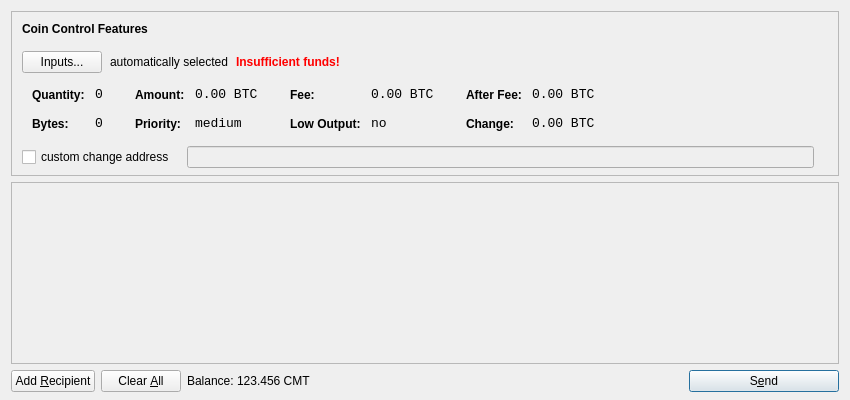
<?xml version="1.0" encoding="UTF-8"?>
<ui version="4.0">
 <class>SendCoinsDialog</class>
 <widget class="QDialog" name="SendCoinsDialog">
  <property name="geometry">
   <rect>
    <x>0</x>
    <y>0</y>
    <width>850</width>
    <height>400</height>
   </rect>
  </property>
  <property name="windowTitle">
   <string>Send Coins</string>
  </property>
  <layout class="QVBoxLayout" name="verticalLayout" stretch="0,1,0">
   <property name="bottomMargin">
    <number>8</number>
   </property>
   <item>
    <widget class="QFrame" name="frameCoinControl">
     <property name="sizePolicy">
      <sizepolicy hsizetype="Expanding" vsizetype="Expanding">
       <horstretch>0</horstretch>
       <verstretch>0</verstretch>
      </sizepolicy>
     </property>
     <property name="maximumSize">
      <size>
       <width>16777215</width>
       <height>16777215</height>
      </size>
     </property>
     <property name="frameShape">
      <enum>QFrame::StyledPanel</enum>
     </property>
     <property name="frameShadow">
      <enum>QFrame::Sunken</enum>
     </property>
     <layout class="QVBoxLayout" name="verticalLayoutCoinControl2">
      <property name="spacing">
       <number>-1</number>
      </property>
      <property name="leftMargin">
       <number>0</number>
      </property>
      <property name="topMargin">
       <number>0</number>
      </property>
      <property name="rightMargin">
       <number>0</number>
      </property>
      <property name="bottomMargin">
       <number>6</number>
      </property>
      <item>
       <layout class="QVBoxLayout" name="verticalLayoutCoinControl" stretch="0,0,0,0,1">
        <property name="spacing">
         <number>0</number>
        </property>
        <property name="leftMargin">
         <number>10</number>
        </property>
        <property name="topMargin">
         <number>10</number>
        </property>
        <item>
         <layout class="QHBoxLayout" name="horizontalLayoutCoinControl1">
          <property name="bottomMargin">
           <number>15</number>
          </property>
          <item>
           <widget class="QLabel" name="labelCoinControlFeatures">
            <property name="sizePolicy">
             <sizepolicy hsizetype="Preferred" vsizetype="Maximum">
              <horstretch>0</horstretch>
              <verstretch>0</verstretch>
             </sizepolicy>
            </property>
            <property name="font">
             <font>
              <weight>75</weight>
              <bold>true</bold>
             </font>
            </property>
            <property name="styleSheet">
             <string notr="true">font-weight:bold;</string>
            </property>
            <property name="text">
             <string>Coin Control Features</string>
            </property>
           </widget>
          </item>
         </layout>
        </item>
        <item>
         <layout class="QHBoxLayout" name="horizontalLayoutCoinControl2" stretch="0,0,0,0">
          <property name="spacing">
           <number>8</number>
          </property>
          <property name="bottomMargin">
           <number>10</number>
          </property>
          <item>
           <widget class="QPushButton" name="pushButtonCoinControl">
            <property name="styleSheet">
             <string notr="true"/>
            </property>
            <property name="text">
             <string>Inputs...</string>
            </property>
           </widget>
          </item>
          <item>
           <widget class="QLabel" name="labelCoinControlAutomaticallySelected">
            <property name="text">
             <string>automatically selected</string>
            </property>
            <property name="margin">
             <number>5</number>
            </property>
           </widget>
          </item>
          <item>
           <widget class="QLabel" name="labelCoinControlInsuffFunds">
            <property name="font">
             <font>
              <weight>75</weight>
              <bold>true</bold>
             </font>
            </property>
            <property name="styleSheet">
             <string notr="true">color:red;font-weight:bold;</string>
            </property>
            <property name="text">
             <string>Insufficient funds!</string>
            </property>
            <property name="margin">
             <number>5</number>
            </property>
           </widget>
          </item>
          <item>
           <spacer name="horizontalSpacerCoinControl">
            <property name="orientation">
             <enum>Qt::Horizontal</enum>
            </property>
            <property name="sizeHint" stdset="0">
             <size>
              <width>40</width>
              <height>1</height>
             </size>
            </property>
           </spacer>
          </item>
         </layout>
        </item>
        <item>
         <widget class="QWidget" name="widgetCoinControl" native="true">
          <property name="sizePolicy">
           <sizepolicy hsizetype="Preferred" vsizetype="Preferred">
            <horstretch>0</horstretch>
            <verstretch>0</verstretch>
           </sizepolicy>
          </property>
          <property name="minimumSize">
           <size>
            <width>0</width>
            <height>0</height>
           </size>
          </property>
          <property name="styleSheet">
           <string notr="true"/>
          </property>
          <layout class="QHBoxLayout" name="horizontalLayoutCoinControl5">
           <property name="margin">
            <number>0</number>
           </property>
           <item>
            <layout class="QHBoxLayout" name="horizontalLayoutCoinControl3" stretch="0,0,0,1">
             <property name="spacing">
              <number>20</number>
             </property>
             <property name="topMargin">
              <number>0</number>
             </property>
             <property name="bottomMargin">
              <number>10</number>
             </property>
             <item>
              <layout class="QFormLayout" name="formLayoutCoinControl1">
               <property name="horizontalSpacing">
                <number>10</number>
               </property>
               <property name="verticalSpacing">
                <number>14</number>
               </property>
               <property name="leftMargin">
                <number>10</number>
               </property>
               <property name="topMargin">
                <number>4</number>
               </property>
               <property name="rightMargin">
                <number>6</number>
               </property>
               <item row="0" column="0">
                <widget class="QLabel" name="labelCoinControlQuantityText">
                 <property name="styleSheet">
                  <string notr="true">font-weight:bold;</string>
                 </property>
                 <property name="text">
                  <string>Quantity:</string>
                 </property>
                 <property name="margin">
                  <number>0</number>
                 </property>
                </widget>
               </item>
               <item row="0" column="1">
                <widget class="QLabel" name="labelCoinControlQuantity">
                 <property name="font">
                  <font>
                   <family>Monospace</family>
                   <pointsize>10</pointsize>
                  </font>
                 </property>
                 <property name="cursor">
                  <cursorShape>IBeamCursor</cursorShape>
                 </property>
                 <property name="contextMenuPolicy">
                  <enum>Qt::ActionsContextMenu</enum>
                 </property>
                 <property name="text">
                  <string notr="true">0</string>
                 </property>
                 <property name="margin">
                  <number>0</number>
                 </property>
                 <property name="textInteractionFlags">
                  <set>Qt::LinksAccessibleByMouse|Qt::TextSelectableByKeyboard|Qt::TextSelectableByMouse</set>
                 </property>
                </widget>
               </item>
               <item row="1" column="0">
                <widget class="QLabel" name="labelCoinControlBytesText">
                 <property name="styleSheet">
                  <string notr="true">font-weight:bold;</string>
                 </property>
                 <property name="text">
                  <string>Bytes:</string>
                 </property>
                </widget>
               </item>
               <item row="1" column="1">
                <widget class="QLabel" name="labelCoinControlBytes">
                 <property name="font">
                  <font>
                   <family>Monospace</family>
                   <pointsize>10</pointsize>
                  </font>
                 </property>
                 <property name="cursor">
                  <cursorShape>IBeamCursor</cursorShape>
                 </property>
                 <property name="contextMenuPolicy">
                  <enum>Qt::ActionsContextMenu</enum>
                 </property>
                 <property name="text">
                  <string notr="true">0</string>
                 </property>
                 <property name="textInteractionFlags">
                  <set>Qt::LinksAccessibleByMouse|Qt::TextSelectableByKeyboard|Qt::TextSelectableByMouse</set>
                 </property>
                </widget>
               </item>
              </layout>
             </item>
             <item>
              <layout class="QFormLayout" name="formLayoutCoinControl2">
               <property name="horizontalSpacing">
                <number>10</number>
               </property>
               <property name="verticalSpacing">
                <number>14</number>
               </property>
               <property name="leftMargin">
                <number>6</number>
               </property>
               <property name="topMargin">
                <number>4</number>
               </property>
               <property name="rightMargin">
                <number>6</number>
               </property>
               <item row="0" column="0">
                <widget class="QLabel" name="labelCoinControlAmountText">
                 <property name="styleSheet">
                  <string notr="true">font-weight:bold;</string>
                 </property>
                 <property name="text">
                  <string>Amount:</string>
                 </property>
                 <property name="margin">
                  <number>0</number>
                 </property>
                </widget>
               </item>
               <item row="0" column="1">
                <widget class="QLabel" name="labelCoinControlAmount">
                 <property name="font">
                  <font>
                   <family>Monospace</family>
                   <pointsize>10</pointsize>
                  </font>
                 </property>
                 <property name="cursor">
                  <cursorShape>IBeamCursor</cursorShape>
                 </property>
                 <property name="contextMenuPolicy">
                  <enum>Qt::ActionsContextMenu</enum>
                 </property>
                 <property name="text">
                  <string notr="true">0.00 BTC</string>
                 </property>
                 <property name="textInteractionFlags">
                  <set>Qt::LinksAccessibleByMouse|Qt::TextSelectableByKeyboard|Qt::TextSelectableByMouse</set>
                 </property>
                </widget>
               </item>
               <item row="1" column="0">
                <widget class="QLabel" name="labelCoinControlPriorityText">
                 <property name="styleSheet">
                  <string notr="true">font-weight:bold;</string>
                 </property>
                 <property name="text">
                  <string>Priority:</string>
                 </property>
                </widget>
               </item>
               <item row="1" column="1">
                <widget class="QLabel" name="labelCoinControlPriority">
                 <property name="font">
                  <font>
                   <family>Monospace</family>
                   <pointsize>10</pointsize>
                  </font>
                 </property>
                 <property name="cursor">
                  <cursorShape>IBeamCursor</cursorShape>
                 </property>
                 <property name="contextMenuPolicy">
                  <enum>Qt::ActionsContextMenu</enum>
                 </property>
                 <property name="text">
                  <string>medium</string>
                 </property>
                 <property name="textInteractionFlags">
                  <set>Qt::LinksAccessibleByMouse|Qt::TextSelectableByKeyboard|Qt::TextSelectableByMouse</set>
                 </property>
                </widget>
               </item>
              </layout>
             </item>
             <item>
              <layout class="QFormLayout" name="formLayoutCoinControl3">
               <property name="horizontalSpacing">
                <number>10</number>
               </property>
               <property name="verticalSpacing">
                <number>14</number>
               </property>
               <property name="leftMargin">
                <number>6</number>
               </property>
               <property name="topMargin">
                <number>4</number>
               </property>
               <property name="rightMargin">
                <number>6</number>
               </property>
               <item row="0" column="0">
                <widget class="QLabel" name="labelCoinControlFeeText">
                 <property name="styleSheet">
                  <string notr="true">font-weight:bold;</string>
                 </property>
                 <property name="text">
                  <string>Fee:</string>
                 </property>
                 <property name="margin">
                  <number>0</number>
                 </property>
                </widget>
               </item>
               <item row="0" column="1">
                <widget class="QLabel" name="labelCoinControlFee">
                 <property name="font">
                  <font>
                   <family>Monospace</family>
                   <pointsize>10</pointsize>
                  </font>
                 </property>
                 <property name="cursor">
                  <cursorShape>IBeamCursor</cursorShape>
                 </property>
                 <property name="contextMenuPolicy">
                  <enum>Qt::ActionsContextMenu</enum>
                 </property>
                 <property name="text">
                  <string notr="true">0.00 BTC</string>
                 </property>
                 <property name="textInteractionFlags">
                  <set>Qt::LinksAccessibleByMouse|Qt::TextSelectableByKeyboard|Qt::TextSelectableByMouse</set>
                 </property>
                </widget>
               </item>
               <item row="1" column="0">
                <widget class="QLabel" name="labelCoinControlLowOutputText">
                 <property name="styleSheet">
                  <string notr="true">font-weight:bold;</string>
                 </property>
                 <property name="text">
                  <string>Low Output:</string>
                 </property>
                </widget>
               </item>
               <item row="1" column="1">
                <widget class="QLabel" name="labelCoinControlLowOutput">
                 <property name="font">
                  <font>
                   <family>Monospace</family>
                   <pointsize>10</pointsize>
                  </font>
                 </property>
                 <property name="cursor">
                  <cursorShape>IBeamCursor</cursorShape>
                 </property>
                 <property name="contextMenuPolicy">
                  <enum>Qt::ActionsContextMenu</enum>
                 </property>
                 <property name="text">
                  <string>no</string>
                 </property>
                 <property name="textInteractionFlags">
                  <set>Qt::LinksAccessibleByMouse|Qt::TextSelectableByKeyboard|Qt::TextSelectableByMouse</set>
                 </property>
                </widget>
               </item>
              </layout>
             </item>
             <item>
              <layout class="QFormLayout" name="formLayoutCoinControl4">
               <property name="horizontalSpacing">
                <number>10</number>
               </property>
               <property name="verticalSpacing">
                <number>14</number>
               </property>
               <property name="leftMargin">
                <number>6</number>
               </property>
               <property name="topMargin">
                <number>4</number>
               </property>
               <property name="rightMargin">
                <number>6</number>
               </property>
               <item row="0" column="0">
                <widget class="QLabel" name="labelCoinControlAfterFeeText">
                 <property name="styleSheet">
                  <string notr="true">font-weight:bold;</string>
                 </property>
                 <property name="text">
                  <string>After Fee:</string>
                 </property>
                 <property name="margin">
                  <number>0</number>
                 </property>
                </widget>
               </item>
               <item row="0" column="1">
                <widget class="QLabel" name="labelCoinControlAfterFee">
                 <property name="font">
                  <font>
                   <family>Monospace</family>
                   <pointsize>10</pointsize>
                  </font>
                 </property>
                 <property name="cursor">
                  <cursorShape>IBeamCursor</cursorShape>
                 </property>
                 <property name="contextMenuPolicy">
                  <enum>Qt::ActionsContextMenu</enum>
                 </property>
                 <property name="text">
                  <string notr="true">0.00 BTC</string>
                 </property>
                 <property name="textInteractionFlags">
                  <set>Qt::LinksAccessibleByMouse|Qt::TextSelectableByKeyboard|Qt::TextSelectableByMouse</set>
                 </property>
                </widget>
               </item>
               <item row="1" column="0">
                <widget class="QLabel" name="labelCoinControlChangeText">
                 <property name="styleSheet">
                  <string notr="true">font-weight:bold;</string>
                 </property>
                 <property name="text">
                  <string>Change:</string>
                 </property>
                </widget>
               </item>
               <item row="1" column="1">
                <widget class="QLabel" name="labelCoinControlChange">
                 <property name="font">
                  <font>
                   <family>Monospace</family>
                   <pointsize>10</pointsize>
                  </font>
                 </property>
                 <property name="cursor">
                  <cursorShape>IBeamCursor</cursorShape>
                 </property>
                 <property name="contextMenuPolicy">
                  <enum>Qt::ActionsContextMenu</enum>
                 </property>
                 <property name="text">
                  <string notr="true">0.00 BTC</string>
                 </property>
                 <property name="textInteractionFlags">
                  <set>Qt::LinksAccessibleByMouse|Qt::TextSelectableByKeyboard|Qt::TextSelectableByMouse</set>
                 </property>
                </widget>
               </item>
              </layout>
             </item>
            </layout>
           </item>
          </layout>
         </widget>
        </item>
        <item>
         <layout class="QHBoxLayout" name="horizontalLayoutCoinControl4" stretch="0,0,0">
          <property name="spacing">
           <number>12</number>
          </property>
          <property name="sizeConstraint">
           <enum>QLayout::SetDefaultConstraint</enum>
          </property>
          <property name="topMargin">
           <number>5</number>
          </property>
          <property name="rightMargin">
           <number>5</number>
          </property>
          <item>
           <widget class="QCheckBox" name="checkBoxCoinControlChange">
            <property name="text">
             <string>custom change address</string>
            </property>
           </widget>
          </item>
          <item>
           <widget class="QLineEdit" name="lineEditCoinControlChange">
            <property name="enabled">
             <bool>false</bool>
            </property>
            <property name="sizePolicy">
             <sizepolicy hsizetype="Expanding" vsizetype="Fixed">
              <horstretch>0</horstretch>
              <verstretch>0</verstretch>
             </sizepolicy>
            </property>
           </widget>
          </item>
          <item>
           <widget class="QLabel" name="labelCoinControlChangeLabel">
            <property name="sizePolicy">
             <sizepolicy hsizetype="Preferred" vsizetype="Expanding">
              <horstretch>0</horstretch>
              <verstretch>0</verstretch>
             </sizepolicy>
            </property>
            <property name="minimumSize">
             <size>
              <width>0</width>
              <height>0</height>
             </size>
            </property>
            <property name="text">
             <string/>
            </property>
            <property name="margin">
             <number>3</number>
            </property>
           </widget>
          </item>
         </layout>
        </item>
        <item>
         <spacer name="verticalSpacerCoinControl">
          <property name="orientation">
           <enum>Qt::Vertical</enum>
          </property>
          <property name="sizeHint" stdset="0">
           <size>
            <width>800</width>
            <height>1</height>
           </size>
          </property>
         </spacer>
        </item>
       </layout>
      </item>
     </layout>
    </widget>
   </item>
   <item>
    <widget class="QScrollArea" name="scrollArea">
     <property name="widgetResizable">
      <bool>true</bool>
     </property>
     <widget class="QWidget" name="scrollAreaWidgetContents">
      <property name="geometry">
       <rect>
        <x>0</x>
        <y>0</y>
        <width>830</width>
        <height>165</height>
       </rect>
      </property>
      <layout class="QVBoxLayout" name="verticalLayout_2">
       <property name="margin">
        <number>0</number>
       </property>
       <item>
        <layout class="QVBoxLayout" name="entries">
         <property name="spacing">
          <number>6</number>
         </property>
        </layout>
       </item>
       <item>
        <spacer name="verticalSpacer">
         <property name="orientation">
          <enum>Qt::Vertical</enum>
         </property>
         <property name="sizeHint" stdset="0">
          <size>
           <width>20</width>
           <height>40</height>
          </size>
         </property>
        </spacer>
       </item>
      </layout>
     </widget>
    </widget>
   </item>
   <item>
    <layout class="QHBoxLayout" name="horizontalLayout">
     <item>
      <widget class="QPushButton" name="addButton">
       <property name="toolTip">
        <string>Send to multiple recipients at once</string>
       </property>
       <property name="text">
        <string>Add &amp;Recipient</string>
       </property>
       <property name="icon">
        <iconset resource="../bitcoin.qrc">
         <normaloff>:/icons/add</normaloff>:/icons/add</iconset>
       </property>
       <property name="autoDefault">
        <bool>false</bool>
       </property>
      </widget>
     </item>
     <item>
      <widget class="QPushButton" name="clearButton">
       <property name="sizePolicy">
        <sizepolicy hsizetype="Minimum" vsizetype="Fixed">
         <horstretch>0</horstretch>
         <verstretch>0</verstretch>
        </sizepolicy>
       </property>
       <property name="toolTip">
        <string>Remove all transaction fields</string>
       </property>
       <property name="text">
        <string>Clear &amp;All</string>
       </property>
       <property name="icon">
        <iconset resource="../bitcoin.qrc">
         <normaloff>:/icons/remove</normaloff>:/icons/remove</iconset>
       </property>
       <property name="autoRepeatDelay">
        <number>300</number>
       </property>
       <property name="autoDefault">
        <bool>false</bool>
       </property>
      </widget>
     </item>
     <item>
      <layout class="QHBoxLayout" name="horizontalLayout_2">
       <property name="spacing">
        <number>3</number>
       </property>
       <item>
        <widget class="QLabel" name="label">
         <property name="text">
          <string>Balance:</string>
         </property>
        </widget>
       </item>
       <item>
        <widget class="QLabel" name="labelBalance">
         <property name="cursor">
          <cursorShape>IBeamCursor</cursorShape>
         </property>
         <property name="text">
          <string>123.456 CMT</string>
         </property>
         <property name="textInteractionFlags">
          <set>Qt::LinksAccessibleByMouse|Qt::TextSelectableByKeyboard|Qt::TextSelectableByMouse</set>
         </property>
        </widget>
       </item>
      </layout>
     </item>
     <item>
      <spacer name="horizontalSpacer">
       <property name="orientation">
        <enum>Qt::Horizontal</enum>
       </property>
       <property name="sizeHint" stdset="0">
        <size>
         <width>40</width>
         <height>20</height>
        </size>
       </property>
      </spacer>
     </item>
     <item>
      <widget class="QPushButton" name="sendButton">
       <property name="minimumSize">
        <size>
         <width>150</width>
         <height>0</height>
        </size>
       </property>
       <property name="toolTip">
        <string>Confirm the send action</string>
       </property>
       <property name="text">
        <string>S&amp;end</string>
       </property>
       <property name="icon">
        <iconset resource="../bitcoin.qrc">
         <normaloff>:/icons/send</normaloff>:/icons/send</iconset>
       </property>
       <property name="default">
        <bool>true</bool>
       </property>
      </widget>
     </item>
    </layout>
   </item>
  </layout>
 </widget>
 <resources>
  <include location="../bitcoin.qrc"/>
 </resources>
 <connections/>
</ui>
